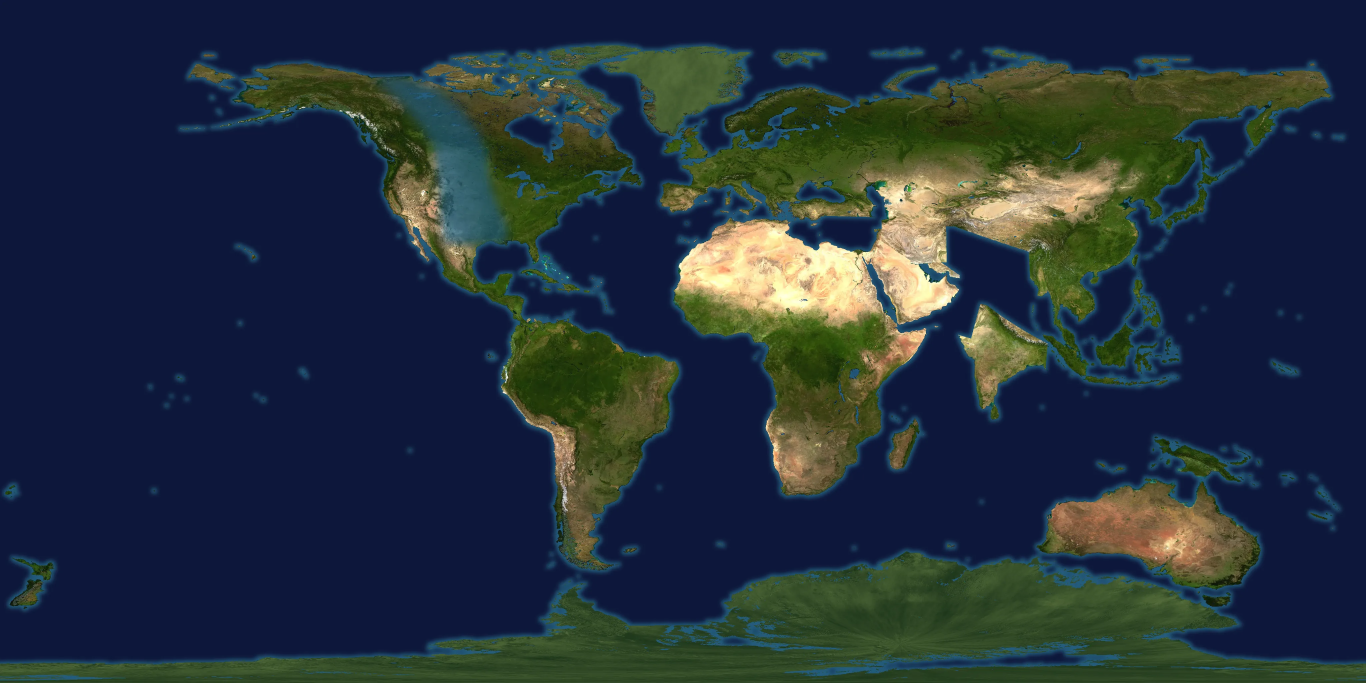
#> input picture img/map/then-66.webp, 4096 x 2048 px (shown at 1/3 size)
$ python ground66.py
#> lines starting #> are read from the running program, lines starting #| are printed output that depends on the picture
#!/usr/bin/env python3
"""Reads img/map/then-66.webp into the small map of what was on the ground
66 million years ago - sea, forest, desert or ice - that index.html keeps as
GROUND66, so the asteroid's fires know where they can burn even when the
browser will not let the page read the picture itself (a file opened from
disk). Same colour rules as readGround66 in index.html.

    python3 tools/ground66.py        prints the line to paste over GROUND66

Run it again whenever tools/paleomap.py draws the worlds again. Needs Pillow.
"""
import base64
import os

from PIL import Image

ROOT = os.path.dirname(os.path.dirname(os.path.abspath(__file__)))
W, H = 256, 128
KINDS = {"sea": 0, "forest": 1, "desert": 2, "ice": 3}


def kind(r, g, b):
    if b > r + 25 and b >= g:
        return "sea"
    if r > 175 and g > 175 and b > 175:
        return "ice"
    return "forest" if g >= r - 4 else "desert"


def main():
    im = Image.open(os.path.join(ROOT, "img/map/then-66.webp")).convert("RGB").resize((W, H), Image.BILINEAR)
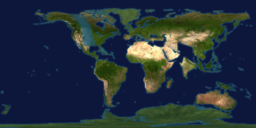
#> im: PIL image 256x128 RGB; mean R, G, B 36.1, 48.6, 59.8
    px = im.load()
    cells = [KINDS[kind(*px[x, y])] for y in range(H) for x in range(W)]
#> cells = 32768 items
    packed = bytearray()
    for i in range(0, len(cells), 4):   # four cells to a byte, two bits each
        a, b, c, d = cells[i:i + 4]
        packed.append(a | b << 2 | c << 4 | d << 6)
#> this loop made 8192 passes
#> i on passes 2 to 4: 4, 8, 12
    print('  var GROUND66 = "%s";' % base64.b64encode(bytes(packed)).decode())
#> (printed output is left out)


if __name__ == "__main__":
    main()

$ run again, with img/map/then-150.webp copied over img/map/then-66.webp
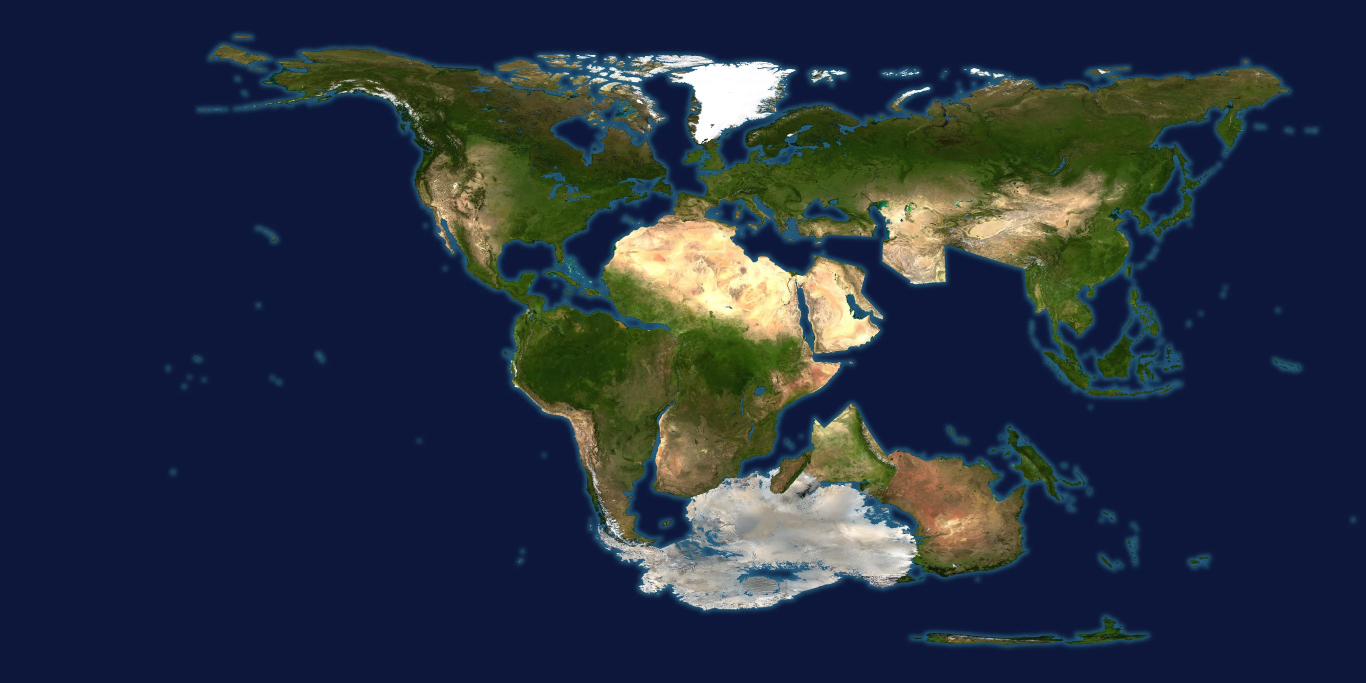
#> input picture img/map/then-150.webp, 4096 x 2048 px (shown at 1/3 size)
#> in main, `im = Image.open(os.path.join(ROOT, "img/map/then-66.webp")).convert("R..`:
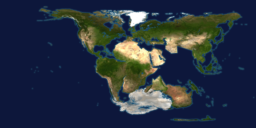
#> im: PIL image 256x128 RGB; mean R, G, B 38.4, 48.5, 64.7
#> cells = 32768 items
#> the loop in main, `for i in range(0, len(cells), 4):` made 8192 passes
#> i on passes 2 to 4: 4, 8, 12
#> (printed output is left out)

$ run again, with img/map/then-220.webp copied over img/map/then-66.webp
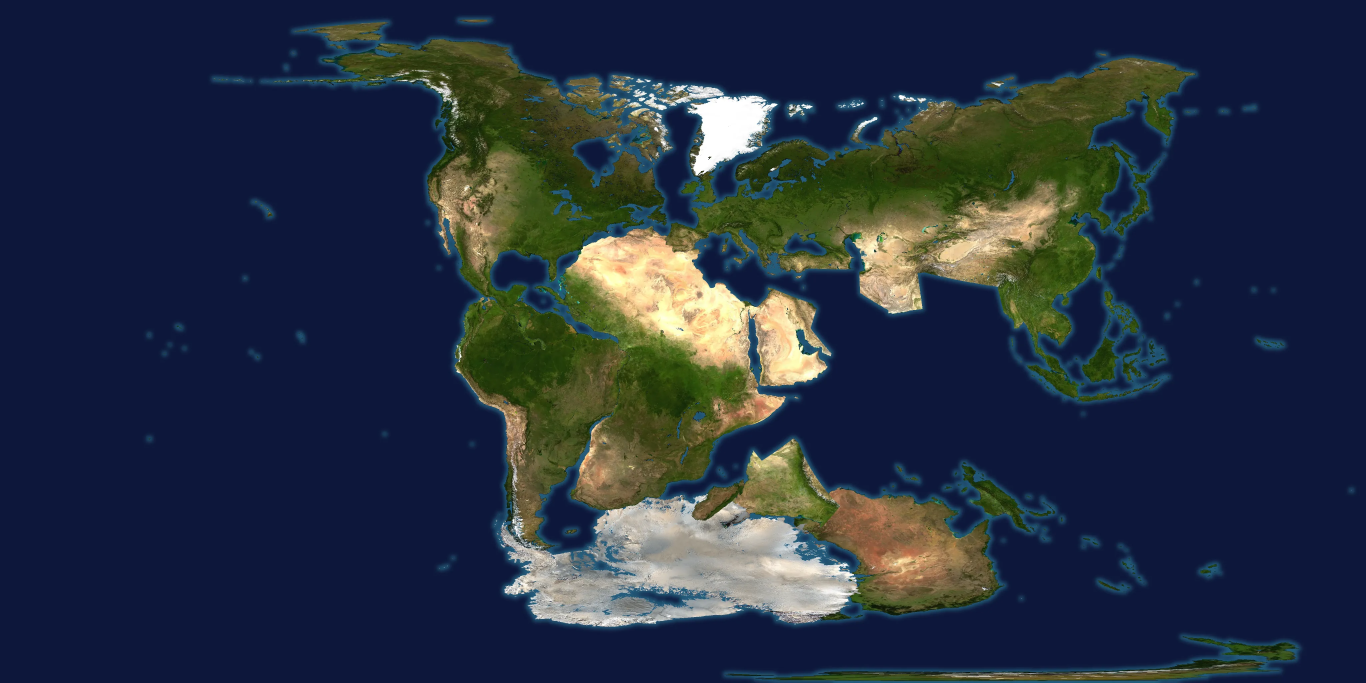
#> input picture img/map/then-220.webp, 4096 x 2048 px (shown at 1/3 size)
#> in main, `im = Image.open(os.path.join(ROOT, "img/map/then-66.webp")).convert("R..`:
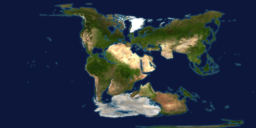
#> im: PIL image 256x128 RGB; mean R, G, B 38.9, 48.9, 64.9
#> cells = 32768 items
#> the loop in main, `for i in range(0, len(cells), 4):` made 8192 passes
#> i on passes 2 to 4: 4, 8, 12
#> (printed output is left out)

$ run again, with img/map/then-375.webp copied over img/map/then-66.webp
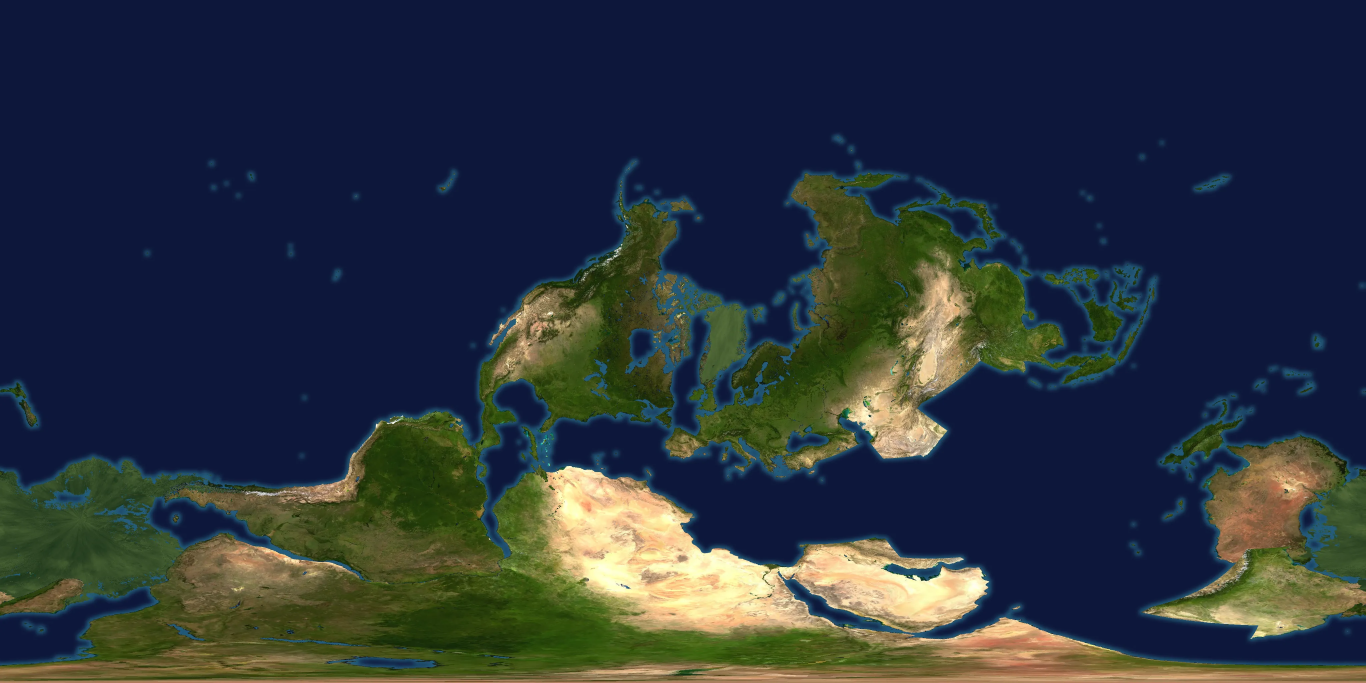
#> input picture img/map/then-375.webp, 4096 x 2048 px (shown at 1/3 size)
#> in main, `im = Image.open(os.path.join(ROOT, "img/map/then-66.webp")).convert("R..`:
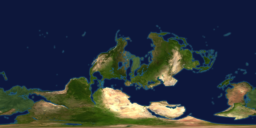
#> im: PIL image 256x128 RGB; mean R, G, B 43.1, 52.2, 61.2
#> cells = 32768 items
#> the loop in main, `for i in range(0, len(cells), 4):` made 8192 passes
#> i on passes 2 to 4: 4, 8, 12
#> (printed output is left out)
